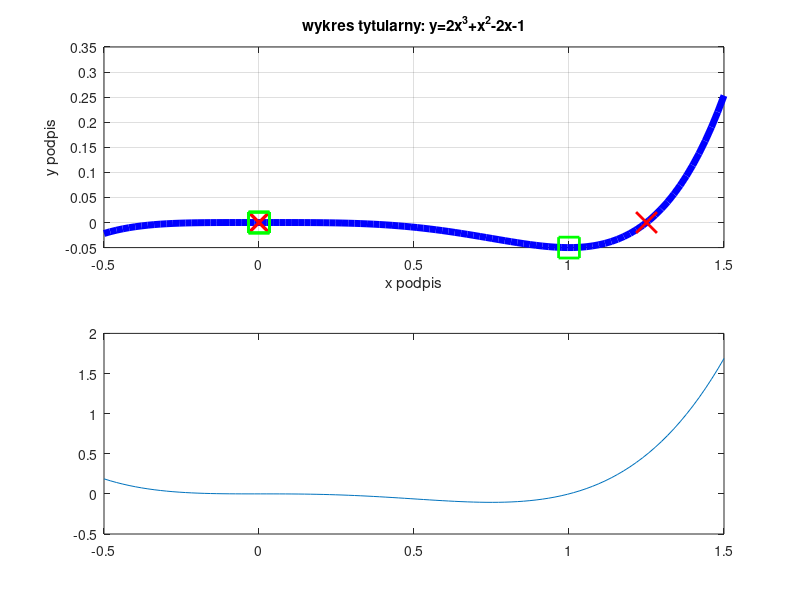

Here is the MATLAB script that generated this plot:
clear variables;
close all;
clc;

%p=[1,0,-1] %wielomian x2 + 0x -1
%p=[2,1,-2,-1]

%wyznacz wielomian z punktami zerowymi 0,0,1
dr=[0;0;0;1]
dp=poly(dr) %poly wyznacza wielomian na podstawie punktów zerowych, odwrotność roots
p=polyint(dp)




w=polyval(p,-1) %policz wartość wielomianu p w punkcie -1

w1=polyval(p,-1:0.5:1) %policz wartośc wielomianu w kilku punktach

x=-2:0.1:2
y=polyval(p,x)

x1=linspace(-0.5,1.5,100) %punkty od 1 arg do 2arg, 100 punktów
y=polyval(p,x1)

%miejsca zerowe funkcji czerwonymi x
r=roots(p)


% pętla która sprawdza krotność miejsc zerowych, usuwa powtarzające się wartości
i=1
while length(dr) ~=length(unique(dr))
   if nnz(dr(i)==dr) >1
        indx=find(dr(i)==dr)
        if mod(nnz(dr(i)==dr),2)==1
            dr(indx(2:end)) = []
        else
            dr(indx)=[]
        end
        i=0
   end
   i=i+1
end

subplot(2,1,2)
dp = polyder(p)
dy = polyval(dp,x1)
plot(x1,dy)
hold on

subplot(2,1,1) %podzielenie okna na wyświetlenie kilku wykresów, tutaj podzielenie na dwie wiersze, jedna kolumna, rysuj na pozycji 1 czyli u góry

plot(x1,y,'b','LineWidth',5,'MarkerSize',15) %rysuj wykres, z przykładowymi stylami np r-- to linia czerwona przerywana. 
% gx to zielona z zaznaczonymi x punktami, gx- to punkty i linia

hold on %domyslnie poprzedni wykres jest zastępowany kolejnym, za pomocą hold on wykresy się nachodzą
%dorysowanie miejsc zerowych na wykresie
plot(r,0,'rx','LineWidth',2,'MarkerSize',15)
xlabel('x podpis')
ylabel('y podpis')
title('wykres tytularny: y=2x^3+x^2-2x-1')

grid on %wrzucenie siatki na wykres
hold on
%narysuj wykres pochodnej na dole w tym samym oknie
dr = roots(dp)
plot(dr,polyval(p,dr),'gs','LineWidth',2,'MarkerSize',15)

unique(dr) %zwraca tablice bez powtórzeń




